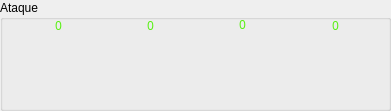
   <widget class="QGroupBox" name="groupBox_14">
    <property name="geometry">
     <rect>
      <x>400</x>
      <y>330</y>
      <width>391</width>
      <height>111</height>
     </rect>
    </property>
    <property name="title">
     <string>Ataque</string>
    </property>
    <widget class="QLabel" name="reg_visual">
     <property name="geometry">
      <rect>
       <x>310</x>
       <y>0</y>
       <width>51</width>
       <height>51</height>
      </rect>
     </property>
     <property name="font">
      <font>
       <family>Arial Black</family>
       <bold>false</bold>
      </font>
     </property>
     <property name="styleSheet">
      <string notr="true">color: rgb(88, 240, 18);</string>
     </property>
     <property name="text">
      <string>0</string>
     </property>
     <property name="alignment">
      <set>Qt::AlignCenter</set>
     </property>
    </widget>
    <widget class="QLabel" name="label_72">
     <property name="geometry">
      <rect>
       <x>7</x>
       <y>19</y>
       <width>381</width>
       <height>91</height>
      </rect>
     </property>
     <property name="font">
      <font>
       <family>Segoe UI</family>
      </font>
     </property>
     <property name="text">
      <string/>
     </property>
     <property name="pixmap">
      <pixmap>img/ataque.jpg</pixmap>
     </property>
    </widget>
    <widget class="QLabel" name="rem_visual">
     <property name="geometry">
      <rect>
       <x>33</x>
       <y>0</y>
       <width>51</width>
       <height>51</height>
      </rect>
     </property>
     <property name="font">
      <font>
       <family>Arial Black</family>
       <pointsize>9</pointsize>
       <bold>false</bold>
      </font>
     </property>
     <property name="styleSheet">
      <string notr="true">color: rgb(88, 240, 18);</string>
     </property>
     <property name="text">
      <string>0</string>
     </property>
     <property name="alignment">
      <set>Qt::AlignCenter</set>
     </property>
    </widget>
    <widget class="QLabel" name="par_visual">
     <property name="geometry">
      <rect>
       <x>217</x>
       <y>9</y>
       <width>51</width>
       <height>31</height>
      </rect>
     </property>
     <property name="font">
      <font>
       <family>Arial Black</family>
       <bold>false</bold>
      </font>
     </property>
     <property name="styleSheet">
      <string notr="true">color: rgb(88, 240, 18);</string>
     </property>
     <property name="text">
      <string>0</string>
     </property>
     <property name="alignment">
      <set>Qt::AlignCenter</set>
     </property>
    </widget>
    <widget class="QLabel" name="pas_visual">
     <property name="geometry">
      <rect>
       <x>125</x>
       <y>0</y>
       <width>51</width>
       <height>51</height>
      </rect>
     </property>
     <property name="font">
      <font>
       <family>Arial Black</family>
       <bold>false</bold>
      </font>
     </property>
     <property name="styleSheet">
      <string notr="true">color: rgb(88, 240, 18);</string>
     </property>
     <property name="text">
      <string>0</string>
     </property>
     <property name="alignment">
      <set>Qt::AlignCenter</set>
     </property>
    </widget>
    <zorder>label_72</zorder>
    <zorder>rem_visual</zorder>
    <zorder>par_visual</zorder>
    <zorder>pas_visual</zorder>
    <zorder>reg_visual</zorder>
   </widget>
